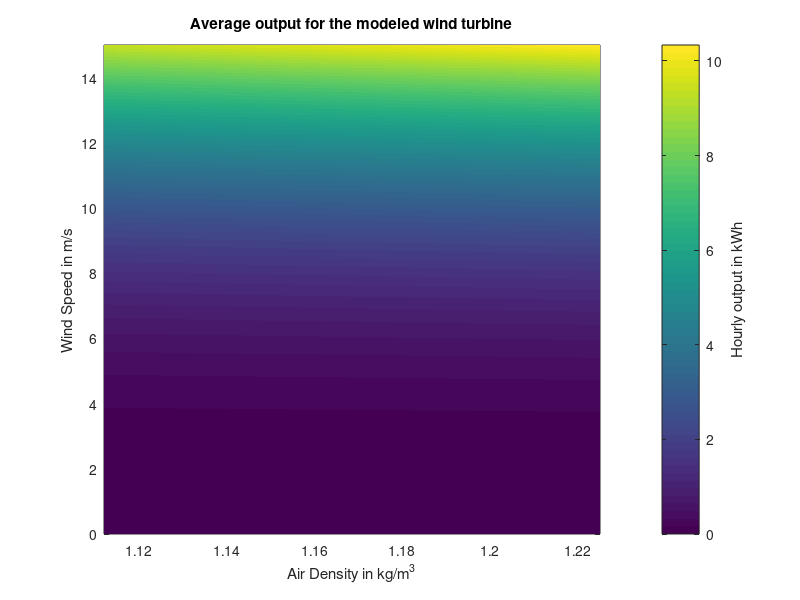

The MATLAB source for this figure:
% MATLAB Project simulating wind turbine efficiency with random wind speeds

% Key equations
% P = 0.5*rho*A*v^3
% E = P*Cp*Cf*t
% P is power, E is energy(kWh), Cp is Coefficient of Performance(efficiency), Cf is capacity factor, and t is time in hours

% Info Strings

clear
clc

cpInfo1 = "The Coefficient of Performance is the efficiency of a wind turbine.";
cpInfo2 = "The Betz limit declares that the maximum possible efficiency of a wind turbine is 59.3%";
cfInfo1 = "The Capacity Factor of a wind turbine is the ratio between how much energy can actually be output";
cfInfo2 = "versus its maximum possible output. The average value capacity factor is between 20-40%.";
aInfo1 = "Swept area is how much area is taken up by the turbine blades when spinning.";

% User-facing
disp(cpInfo1)
disp(cpInfo2)
Cp = input('Please input the efficiency of your wind turbine as a value between 1 and 100: ');

disp(cfInfo1)
disp(cfInfo2)
Cf = input('Please input the capacity factor of your wind turbine as a value between 1 and 100: ');

disp(aInfo1)
a = input('Please input the swept area of your turbines in m^2: ');
t = input('How many hours would you like to simulate the output for? ');


% Calculations
altitude = linspace(0,1000,1001);
v = 15.*rand(length(altitude),1);
rho = linspace(1.112,1.225,1001);   % Density of air between 0m to 1000m 

for i = 1:length(rho)
    for j = 1:length(rho)
        power(j,i) = 0.5*rho(j)*a*v(i)^3;
        energy(j,i) = power(j,i)*(0.01*Cp)*(0.01*Cf)*t;
    end
end

windspeed = linspace(0,15,1001);

for k = 1:length(rho)
    for l = 1:length(rho)
        output(k,l) = (0.5*rho(l)*a*windspeed(k)^3)/10^3;
    end
end

energySum = mean(energy(1))/(t*10^3);
disp(['The average energy produced by your wind turbine at sea level was ', num2str(energySum), ' kWh'])

figure
pcolor(rho, windspeed,output)
shading interp
c = colorbar;
ylabel(c, 'Hourly output in kWh')

title('Average output for the modeled wind turbine')
xlabel('Air Density in kg/m^3')
ylabel('Wind Speed in m/s')
